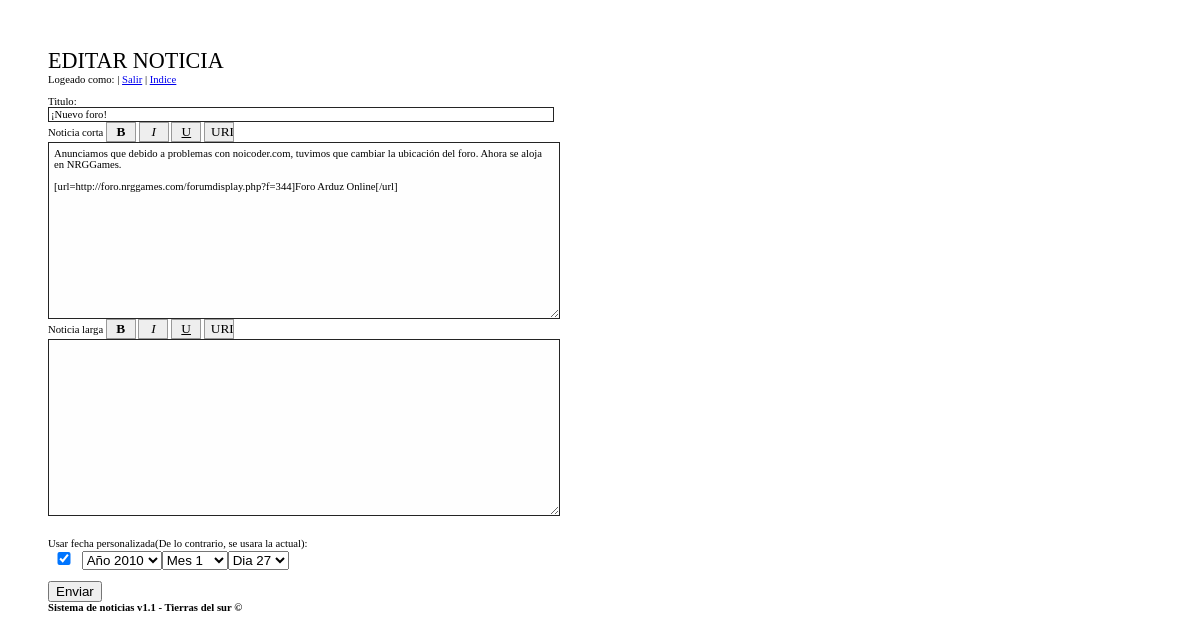
/noti/edit.php?idx=48 (signed in), run on the app's committed database.
### tables this page shows
CREATE TABLE `noticias` (
  `id` int(6) NOT NULL,
  `name` varchar(200) NOT NULL,
  `msg` text NOT NULL,
  `date` int(11) NOT NULL DEFAULT 0,
  `titulo` varchar(50) NOT NULL,
  `completa` text NOT NULL
);

### noti/seguro.php (called while the page is built, shortened)
<?php
require_once("theme.php");
function exec_sql($sql) {
	$result = mysql_query($sql);
	return $result;
}
?>

### noti/theme.php (the view, shortened to what this page needs)
<?php
function theme_header($title="Noticias")
{
	echo '
<!DOCTYPE html PUBLIC "-//W3C//DTD XHTML 1.0 Transitional//EN" "http://www.w3.org/TR/xhtml1/DTD/xhtml1-transitional.dtd">
<html xmlns="http://www.w3.org/1999/xhtml" xml:lang="es" lang="es">
<head>
	<title>'.$title.'</title>
</head>
<body>
<big><big><big><big>'.$title.'</big></big></big></big><br/>
';
}
function formulario($titox,$idx,$mensajex,$comx,$fecha)
{
	echo '
Logeado como: <b>'.$_SESSION['nick'].'</b></big> | <a href="ver.php?salir='.$_SESSION['nick'].'" title="Salir">Salir</a> | <a href="ver.php" title="Ver todas las noticias">Indice</a><br/><br/>
Titulo:<br/>
<input style="background:eee;" value="'.$titox.'" type="text" name="tit" />
<input value="'.$idx.'" type="hidden" name="idx"/><br/>
Noticia corta
<input type="button" value="B" onclick="bbs(\'b\')" class="bb" style="width:30px; font-weight:bold;" />
<input type="button" value="I" onclick="bbs(\'i\')" class="bb" style="width:30px; font-style:italic;" />
<input type="button" value="U" onclick="bbs(\'u\')" class="bb" style="width:30px; text-decoration:underline;" />
<input type="button" value="URL" onclick="urls()" class="bb" />
<br/>
<textarea style="background:#fefefe;padding:5px;" cols="40" rows="15" name="msg">'. $mensajex.'</textarea><br/>
Noticia larga
<input type="button" value="B" onclick="bbc(\'b\')" style="width:30px; font-weight:bold;" class="bb" />
<input type="button" value="I" onclick="bbc(\'i\')" style="width:30px; font-style:italic;" class="bb" />
<input type="button" value="U" onclick="bbc(\'u\')" style="width:30px; text-decoration:underline;" class="bb" />
<input type="button" value="URL" onclick="urlc()" class="bb" />
<br/>
<textarea style="background:#fefefe;padding:5px;" cols="70" rows="15" name="completa">'.$comx.'</textarea><br/>
<br/><br/>
Usar fecha personalizada(De lo contrario, se usara la actual):<br/>';
if ($actual==true){
	$fecha=time();
	echo '<input type="checkbox" name="fecha" style="width:24px;"/>';
} else {
	echo '<input type="checkbox" name="fecha" style="width:24px;" checked=""/>';
}
echo '
<select name="ano">
';
for ($i=2004; $i <= date("Y");$i++)
{
if ($i == date("Y",$fecha)) $ad = '" selected="selected';
echo '<option value="'.$i.$ad.'">A&ntilde;o '.$i.'</option>
';
$ad="";
}
echo '</select><select name="mes">';
for ($i=1; $i<= 12;$i++)
{
if ($i == date("m",$fecha)) $ad = '" selected="selected';
echo '<option value="'.$i.$ad.'">Mes '.$i.'</option>
';
$ad="";
}
echo '</select><select name="dia">';
for ($i=1; $i<= 31;$i++)
{
if ($i == date("d",$fecha)) $ad = '" selected="selected';
echo '<option value="'.$i.$ad.'">Dia '.$i.'</option>
';
$ad="";
}
echo '</select>';
echo '
<br/><br/>
<input class="btn" type="submit" name="btn_sub" value="Enviar" />
';
}
function footer()
{
	echo '<strong>Sistema de noticias v1.1 - Tierras del sur &copy; </strong>
</body>
</html>';
}
?>

### noti/theme.php (style rules this page uses)
body { background-color: #ffffff;font-family:verdana;color: black;font-size:8pt;padding:40px; }
input[type=text],input[type=password], textarea { border:1px solid #242424;font-family:Tahoma;font-size:8pt;width:500px; }
.bb { border:1px solid #999;background:#eee;width:30px!important;font-family: verdana;font-size: 10pt; }

### data on the page
noticias: tit "¡Nuevo foro!", msg "Anunciamos que debido a problemas con noicoder.com, tuvimos que cambiar la ubicación del foro. Ahora se aloja en NRGGames. [url=http://foro.nrggames.com/forumdisplay.php?f=344]Foro Arduz Online[/url]"

### other printed values
$title "EDITAR NOTICIA"
